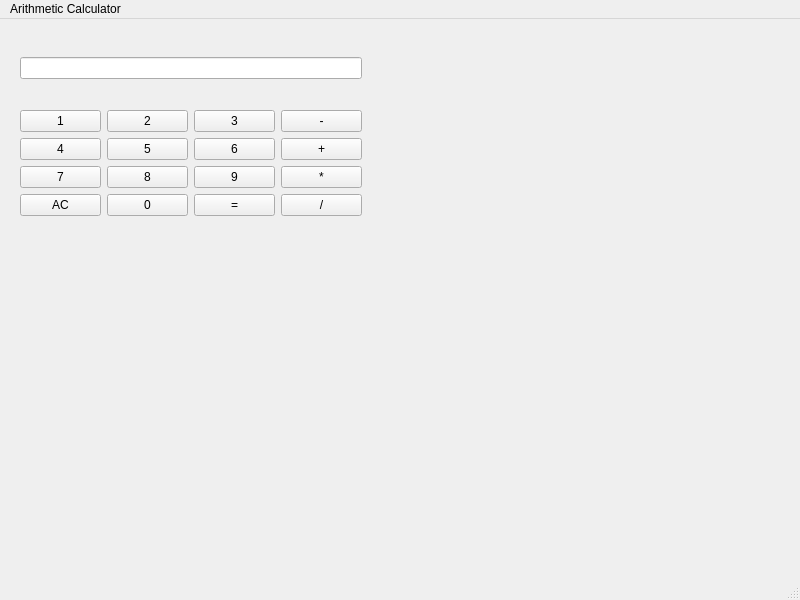
<?xml version="1.0" encoding="UTF-8"?>
<ui version="4.0">
 <class>MainWindow</class>
 <widget class="QMainWindow" name="MainWindow">
  <property name="geometry">
   <rect>
    <x>0</x>
    <y>0</y>
    <width>800</width>
    <height>600</height>
   </rect>
  </property>
  <property name="windowTitle">
   <string>MainWindow</string>
  </property>
  <widget class="QWidget" name="centralwidget">
   <widget class="QWidget" name="">
    <property name="geometry">
     <rect>
      <x>20</x>
      <y>13</y>
      <width>342</width>
      <height>211</height>
     </rect>
    </property>
    <layout class="QGridLayout" name="gridLayout_2">
     <item row="0" column="0">
      <widget class="QLineEdit" name="lineEdit">
       <property name="alignment">
        <set>Qt::AlignmentFlag::AlignLeading|Qt::AlignmentFlag::AlignLeft|Qt::AlignmentFlag::AlignVCenter</set>
       </property>
       <property name="readOnly">
        <bool>true</bool>
       </property>
      </widget>
     </item>
     <item row="1" column="0">
      <layout class="QGridLayout" name="gridLayout">
       <item row="0" column="1">
        <widget class="QPushButton" name="pushButton_2">
         <property name="text">
          <string>2</string>
         </property>
        </widget>
       </item>
       <item row="2" column="0">
        <widget class="QPushButton" name="pushButton_4">
         <property name="text">
          <string>4</string>
         </property>
        </widget>
       </item>
       <item row="3" column="1">
        <widget class="QPushButton" name="pushButton_8">
         <property name="text">
          <string>8</string>
         </property>
        </widget>
       </item>
       <item row="4" column="2">
        <widget class="QPushButton" name="pushButton_equal">
         <property name="text">
          <string>=</string>
         </property>
        </widget>
       </item>
       <item row="0" column="2">
        <widget class="QPushButton" name="pushButton_3">
         <property name="text">
          <string>3</string>
         </property>
        </widget>
       </item>
       <item row="4" column="0">
        <widget class="QPushButton" name="pushButton_clear">
         <property name="text">
          <string>AC</string>
         </property>
        </widget>
       </item>
       <item row="0" column="3">
        <widget class="QPushButton" name="pushButton_min">
         <property name="text">
          <string>-</string>
         </property>
        </widget>
       </item>
       <item row="3" column="0">
        <widget class="QPushButton" name="pushButton_7">
         <property name="text">
          <string>7</string>
         </property>
        </widget>
       </item>
       <item row="3" column="2">
        <widget class="QPushButton" name="pushButton_9">
         <property name="text">
          <string>9</string>
         </property>
        </widget>
       </item>
       <item row="4" column="1">
        <widget class="QPushButton" name="pushButton_0">
         <property name="text">
          <string>0</string>
         </property>
        </widget>
       </item>
       <item row="0" column="0">
        <widget class="QPushButton" name="pushButton_1">
         <property name="text">
          <string>1</string>
         </property>
        </widget>
       </item>
       <item row="2" column="2">
        <widget class="QPushButton" name="pushButton_6">
         <property name="text">
          <string>6</string>
         </property>
        </widget>
       </item>
       <item row="2" column="1">
        <widget class="QPushButton" name="pushButton_5">
         <property name="text">
          <string>5</string>
         </property>
        </widget>
       </item>
       <item row="2" column="3">
        <widget class="QPushButton" name="pushButton_add">
         <property name="text">
          <string>+</string>
         </property>
        </widget>
       </item>
       <item row="3" column="3">
        <widget class="QPushButton" name="pushButton_mult">
         <property name="text">
          <string>*</string>
         </property>
        </widget>
       </item>
       <item row="4" column="3">
        <widget class="QPushButton" name="pushButton_div">
         <property name="text">
          <string>/</string>
         </property>
        </widget>
       </item>
      </layout>
     </item>
    </layout>
   </widget>
  </widget>
  <widget class="QMenuBar" name="menubar">
   <property name="geometry">
    <rect>
     <x>0</x>
     <y>0</y>
     <width>800</width>
     <height>21</height>
    </rect>
   </property>
   <widget class="QMenu" name="menuArithmetic_Calculator">
    <property name="title">
     <string>Arithmetic Calculator</string>
    </property>
   </widget>
   <addaction name="menuArithmetic_Calculator"/>
  </widget>
  <widget class="QStatusBar" name="statusbar"/>
 </widget>
 <resources/>
 <connections/>
</ui>
